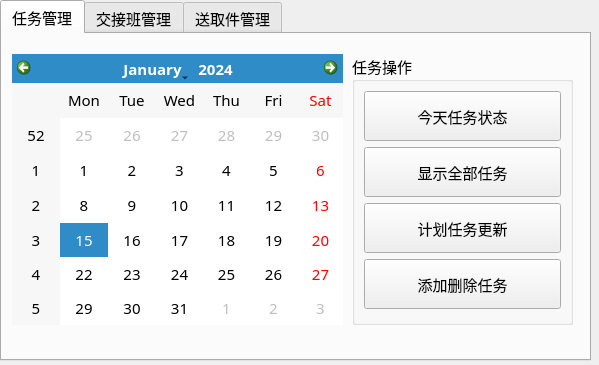
<?xml version="1.0" encoding="UTF-8"?>
<ui version="4.0">
 <class>Form</class>
 <widget class="QWidget" name="Form">
  <property name="geometry">
   <rect>
    <x>0</x>
    <y>0</y>
    <width>599</width>
    <height>365</height>
   </rect>
  </property>
  <property name="windowTitle">
   <string>测量管理</string>
  </property>
  <property name="windowIcon">
   <iconset>
    <normaloff>source/task_mainwindow.ico</normaloff>source/task_mainwindow.ico</iconset>
  </property>
  <widget class="QTabWidget" name="tabWidget">
   <property name="geometry">
    <rect>
     <x>0</x>
     <y>0</y>
     <width>591</width>
     <height>361</height>
    </rect>
   </property>
   <property name="font">
    <font>
     <family>方正兰亭黑_GBK</family>
     <pointsize>11</pointsize>
    </font>
   </property>
   <property name="mouseTracking">
    <bool>false</bool>
   </property>
   <property name="currentIndex">
    <number>0</number>
   </property>
   <property name="iconSize">
    <size>
     <width>40</width>
     <height>40</height>
    </size>
   </property>
   <property name="movable">
    <bool>true</bool>
   </property>
   <property name="tabBarAutoHide" stdset="0">
    <bool>false</bool>
   </property>
   <widget class="QWidget" name="task_GM">
    <property name="enabled">
     <bool>true</bool>
    </property>
    <attribute name="icon">
     <iconset>
      <normaloff>source/tasks.ico</normaloff>source/tasks.ico</iconset>
    </attribute>
    <attribute name="title">
     <string>任务管理</string>
    </attribute>
    <widget class="QCalendarWidget" name="calendarWidget">
     <property name="geometry">
      <rect>
       <x>10</x>
       <y>20</y>
       <width>331</width>
       <height>271</height>
      </rect>
     </property>
     <property name="sizePolicy">
      <sizepolicy hsizetype="Expanding" vsizetype="Expanding">
       <horstretch>0</horstretch>
       <verstretch>0</verstretch>
      </sizepolicy>
     </property>
    </widget>
    <widget class="QGroupBox" name="groupBox">
     <property name="geometry">
      <rect>
       <x>350</x>
       <y>20</y>
       <width>221</width>
       <height>271</height>
      </rect>
     </property>
     <property name="sizePolicy">
      <sizepolicy hsizetype="MinimumExpanding" vsizetype="MinimumExpanding">
       <horstretch>0</horstretch>
       <verstretch>0</verstretch>
      </sizepolicy>
     </property>
     <property name="title">
      <string>任务操作</string>
     </property>
     <layout class="QVBoxLayout" name="verticalLayout">
      <item>
       <widget class="QPushButton" name="showtodaytask">
        <property name="enabled">
         <bool>true</bool>
        </property>
        <property name="sizePolicy">
         <sizepolicy hsizetype="Minimum" vsizetype="Maximum">
          <horstretch>0</horstretch>
          <verstretch>0</verstretch>
         </sizepolicy>
        </property>
        <property name="minimumSize">
         <size>
          <width>20</width>
          <height>10</height>
         </size>
        </property>
        <property name="maximumSize">
         <size>
          <width>1000</width>
          <height>50</height>
         </size>
        </property>
        <property name="font">
         <font>
          <family>方正兰亭黑_GBK</family>
          <pointsize>11</pointsize>
         </font>
        </property>
        <property name="text">
         <string>今天任务状态</string>
        </property>
        <property name="iconSize">
         <size>
          <width>40</width>
          <height>40</height>
         </size>
        </property>
       </widget>
      </item>
      <item>
       <widget class="QPushButton" name="showalltask">
        <property name="maximumSize">
         <size>
          <width>1000</width>
          <height>50</height>
         </size>
        </property>
        <property name="font">
         <font>
          <family>方正兰亭黑_GBK</family>
          <pointsize>11</pointsize>
         </font>
        </property>
        <property name="text">
         <string>显示全部任务</string>
        </property>
        <property name="iconSize">
         <size>
          <width>40</width>
          <height>40</height>
         </size>
        </property>
       </widget>
      </item>
      <item>
       <widget class="QPushButton" name="updatetask">
        <property name="maximumSize">
         <size>
          <width>1000</width>
          <height>50</height>
         </size>
        </property>
        <property name="font">
         <font>
          <family>方正兰亭黑_GBK</family>
          <pointsize>11</pointsize>
         </font>
        </property>
        <property name="text">
         <string>计划任务更新</string>
        </property>
        <property name="iconSize">
         <size>
          <width>40</width>
          <height>40</height>
         </size>
        </property>
       </widget>
      </item>
      <item>
       <widget class="QPushButton" name="add_del_task">
        <property name="maximumSize">
         <size>
          <width>1000</width>
          <height>50</height>
         </size>
        </property>
        <property name="font">
         <font>
          <family>方正兰亭黑_GBK</family>
          <pointsize>11</pointsize>
         </font>
        </property>
        <property name="text">
         <string>添加删除任务</string>
        </property>
        <property name="iconSize">
         <size>
          <width>40</width>
          <height>40</height>
         </size>
        </property>
       </widget>
      </item>
     </layout>
    </widget>
   </widget>
   <widget class="QWidget" name="shiftchange_GM">
    <attribute name="icon">
     <iconset>
      <normaloff>source/JJB.ico</normaloff>source/JJB.ico</iconset>
    </attribute>
    <attribute name="title">
     <string>交接班管理</string>
    </attribute>
   </widget>
   <widget class="QWidget" name="sg_GM">
    <attribute name="icon">
     <iconset>
      <normaloff>source/SQJ.ico</normaloff>source/SQJ.ico</iconset>
    </attribute>
    <attribute name="title">
     <string>送取件管理</string>
    </attribute>
   </widget>
  </widget>
 </widget>
 <resources/>
 <connections/>
</ui>
